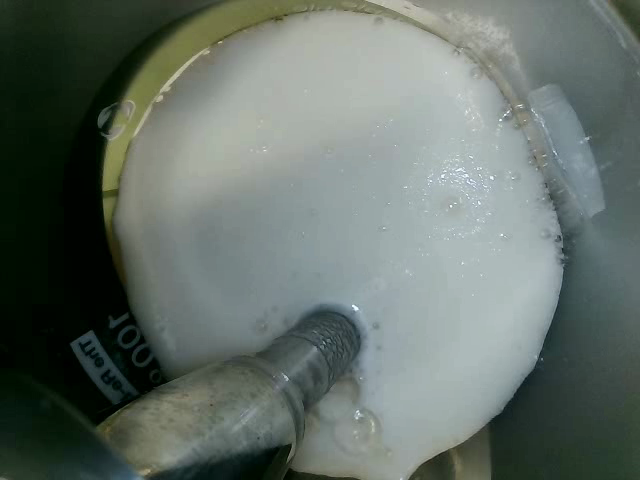
#> input picture images/frame_no_0614.png, 640 x 480 px; its folder holds only this picture in this run
$ python filter_tester.py
#> lines starting #> are read from the running program, lines starting #| are printed output that depends on the picture; after the words box and inside, x2 and y2 are one past the last pixel; in counts of white or black regions, pixels touching at a corner belong together
#> (reads points_to_crop.txt from the repository)
import cv2
import numpy as np
import os

def nothing(x):
    pass

def remove_region(image, points):
    # Aggiungi il punto in basso a sinistra per chiudere il contorno
    height, width = image.shape
#> height = 480; width = 640
    bottom_left = (0, height)  # Punto in basso a sinistra
#> bottom_left = (0, 480)
    points.append(bottom_left)

    # Crea una maschera nera
    mask = np.zeros(image.shape, dtype=np.uint8)

    # Converte i punti in un array NumPy per usarli in un poligono
    points = np.array(points, dtype=np.int32)

    # Riempi il poligono sulla maschera
    cv2.fillPoly(mask, [points], 255)
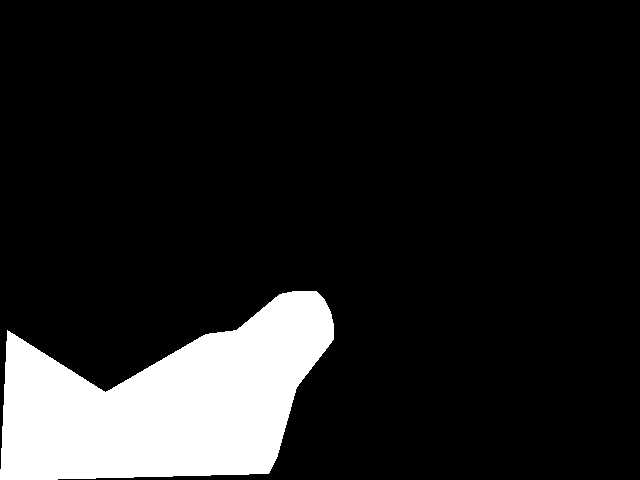
#> mask: shape (480, 640); 12.9% white; 1 white region, box (x1, y1, x2, y2) and area: (0, 291, 334, 480) 39586

    # Rimuovi la regione dell'immagine usando la maschera
    image = cv2.bitwise_and(image, image, mask=~mask)  # Applica la maschera invertita
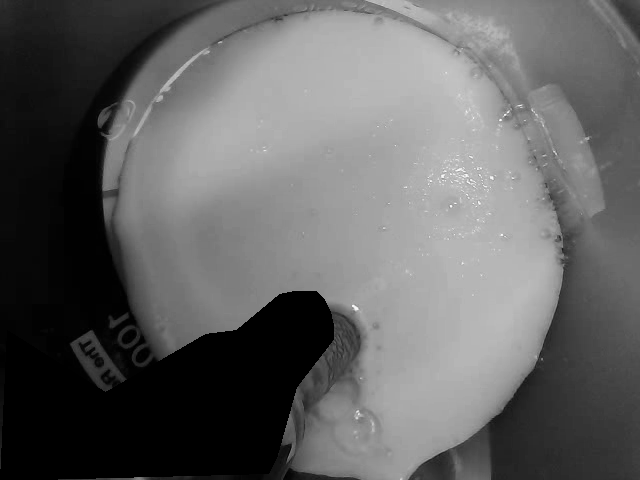
#> image: shape (480, 640); min 0, max 251, mean 98.2
    return image

def segment_multiple_images_with_advanced_filters(folder_path, output_folder, region_to_remove_file):
    # Crea la cartella di output se non esiste
    os.makedirs(output_folder, exist_ok=True)

    # Ottieni tutte le immagini dalla cartella
    supported_formats = ('.jpg', '.png', '.jpeg', '.bmp', '.tiff')
    image_files = [f for f in os.listdir(folder_path) if f.endswith(supported_formats)]

    if not image_files:
        print("Nessuna immagine trovata nella cartella.")
        return

    current_image_index = 0

    # Crea la finestra e i controlli
    cv2.namedWindow('Segmentation')
    cv2.createTrackbar('Bilateral D', 'Segmentation', 9, 50, nothing)  # Bilateral Diameter
    cv2.createTrackbar('Bilateral Sigma', 'Segmentation', 75, 200, nothing)  # Bilateral Sigma Color/Space
    cv2.createTrackbar('Morph Kernel', 'Segmentation', 1, 20, nothing)  # Morph Kernel Size
    cv2.createTrackbar('Gaussian Kernel', 'Segmentation', 1, 50, nothing)
    cv2.createTrackbar('Canny Thresh1', 'Segmentation', 50, 255, nothing)
    cv2.createTrackbar('Canny Thresh2', 'Segmentation', 150, 255, nothing)
    cv2.createTrackbar('Adaptive Threshold', 'Segmentation', 0, 255, nothing)

    # Aggiungi gli slider per luminosità e contrasto
    cv2.createTrackbar('Brightness', 'Segmentation', 50, 100, nothing)  # 0-100 per luminosità
    cv2.createTrackbar('Contrast', 'Segmentation', 50, 100, nothing)  # 0-100 per contrasto

    # Aggiungi gli slider per CLAHE
    cv2.createTrackbar('CLAHE Clip Limit', 'Segmentation', 2, 10, nothing)  # Limite di contrasto
    cv2.createTrackbar('CLAHE Tile Size', 'Segmentation', 8, 20, nothing)  # Dimensione griglia

    # Aggiungi gli slider per i parametri di decisione dei contorni
    cv2.createTrackbar('Min Contour Length', 'Segmentation', 30, 200, nothing)  # Lunghezza minima contorno
    cv2.createTrackbar('Min Ellipse Axis', 'Segmentation', 60, 200, nothing)  # Dimensione minima asse ellisse

    while True:
        # Carica l'immagine corrente
        image_path = os.path.join(folder_path, image_files[current_image_index])
        image = cv2.imread(image_path, cv2.IMREAD_GRAYSCALE)

        # Carica i punti da points.txt
        with open(region_to_remove_file, 'r') as file:
            points = [tuple(map(int, line.strip().split(','))) for line in file]

        # Rimuovi la regione usando i punti
        image = remove_region(image, points)

        # Leggi i valori delle trackbar
        bilateral_d = cv2.getTrackbarPos('Bilateral D', 'Segmentation') or 1
        bilateral_sigma = cv2.getTrackbarPos('Bilateral Sigma', 'Segmentation') or 1
        morph_kernel = cv2.getTrackbarPos('Morph Kernel', 'Segmentation') or 1
        gaussian_ksize = cv2.getTrackbarPos('Gaussian Kernel', 'Segmentation') or 1
        canny_thresh1 = cv2.getTrackbarPos('Canny Thresh1', 'Segmentation')
        canny_thresh2 = cv2.getTrackbarPos('Canny Thresh2', 'Segmentation')
        adaptive_thresh = cv2.getTrackbarPos('Adaptive Threshold', 'Segmentation')

        # Aggiungi luminosità e contrasto
        brightness = cv2.getTrackbarPos('Brightness', 'Segmentation')
        contrast = cv2.getTrackbarPos('Contrast', 'Segmentation')

        # Regola luminosità e contrasto
        image = cv2.convertScaleAbs(image, alpha=contrast/50, beta=brightness-50)

        # Ottieni i parametri CLAHE
        clahe_clip_limit = cv2.getTrackbarPos('CLAHE Clip Limit', 'Segmentation')
        clahe_tile_size = cv2.getTrackbarPos('CLAHE Tile Size', 'Segmentation')

        # Ottieni i parametri per i contorni
        min_contour_length = cv2.getTrackbarPos('Min Contour Length', 'Segmentation')
        min_ellipse_axis = cv2.getTrackbarPos('Min Ellipse Axis', 'Segmentation')

        # Applica CLAHE
        clahe = cv2.createCLAHE(clipLimit=clahe_clip_limit, tileGridSize=(clahe_tile_size, clahe_tile_size))
        enhanced = clahe.apply(image)
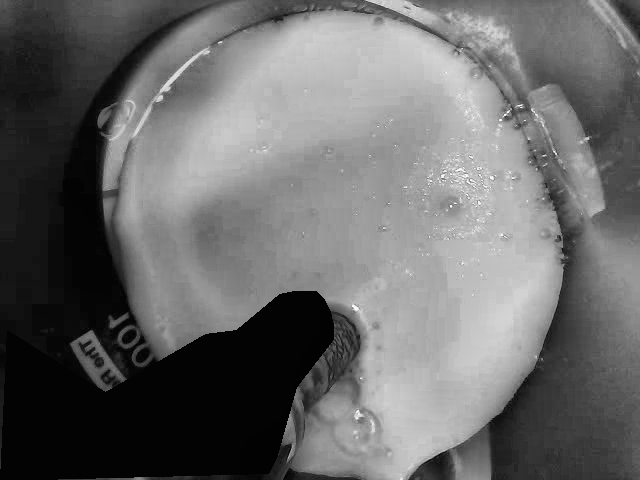
#> enhanced: shape (480, 640); min 1, max 252, mean 105.3

        # Assicurati che i kernel siano dispari
        gaussian_ksize = gaussian_ksize if gaussian_ksize % 2 == 1 else gaussian_ksize + 1
        morph_kernel = morph_kernel if morph_kernel % 2 == 1 else morph_kernel + 1

        # Applica filtro Bilaterale
        bilateral_filtered = cv2.bilateralFilter(enhanced, bilateral_d, bilateral_sigma, bilateral_sigma)

        # Applica operazioni morfologiche (Opening + Closing)
        kernel = cv2.getStructuringElement(cv2.MORPH_ELLIPSE, (morph_kernel, morph_kernel))
        morph_open = cv2.morphologyEx(bilateral_filtered, cv2.MORPH_OPEN, kernel)
        morph_close = cv2.morphologyEx(morph_open, cv2.MORPH_CLOSE, kernel)

        # Applica Gaussian Blur
        blurred = cv2.GaussianBlur(morph_close, (gaussian_ksize, gaussian_ksize), 0)

        # Applica filtro Canny
        edges = cv2.Canny(blurred, canny_thresh1, canny_thresh2)
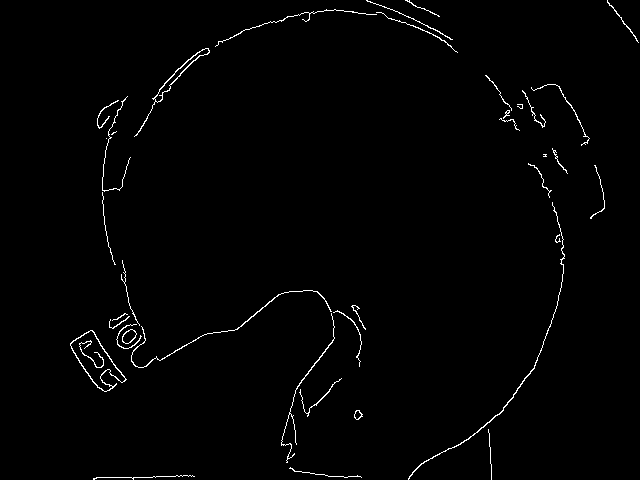
#> edges: shape (480, 640); 1.2% white in thin lines or dots, all inside (x1, y1, x2, y2) = (70, 0, 639, 480)

        # Applica thresholding adattivo
        adaptive = cv2.adaptiveThreshold(
            blurred, 255, cv2.ADAPTIVE_THRESH_GAUSSIAN_C, cv2.THRESH_BINARY, 11, adaptive_thresh
        )
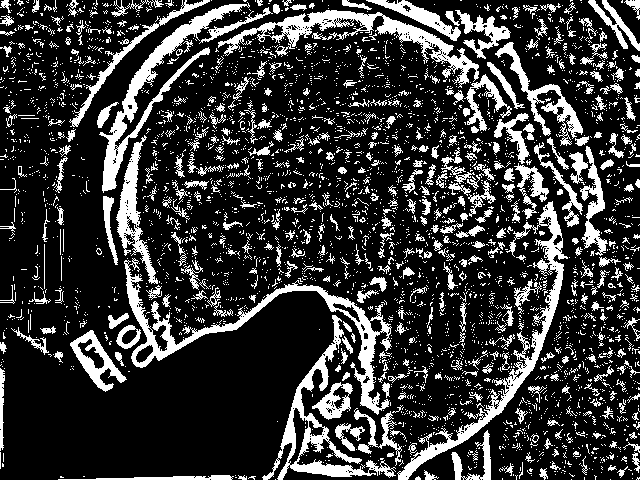
#> adaptive: shape (480, 640); 21.4% white; 3625 white regions (3189 under 20 px)

        # Rileva contorni
        contours, _ = cv2.findContours(adaptive, cv2.RETR_EXTERNAL, cv2.CHAIN_APPROX_SIMPLE)
#> contours = 3619 contours, 3388 with area under 20; largest, box (x1, y1, x2, y2) and area: (124, 258, 392, 415) 4532, (397, 201, 568, 480) 3835, (218, 10, 479, 88) 3618, (262, 315, 396, 480) 3359, (99, 2, 250, 193) 3318
        image_with_contours = cv2.cvtColor(blurred, cv2.COLOR_GRAY2BGR)  # Converti in BGR per colorare i contorni

        # Filtra i contorni per trovare ellissi o cerchi (grandi)
        for contour in contours:
            if len(contour) >= 5:  # Solo i contorni con abbastanza punti per trovare un'ellisse
                ellipse = cv2.fitEllipse(contour)
                (center, axes, angle) = ellipse

                # Ignora ellissi troppo piccole
                if axes[0] > min_ellipse_axis and axes[1] > min_ellipse_axis:  # Modifica la dimensione minima degli assi
                    cv2.ellipse(image_with_contours, ellipse, (0, 255, 0), 2)
#> this loop made 3619 passes
#> (center, axes, angle) on passes 6, 9, 10, 12, 13, 15, 16, 18, 22, 30, 31, 32: ((637.7, 478), (2.06, 4.32), 35.97), ((417.5, 478.8), (4.64, 5.89), 44.41), ((255.4, 472.6), (8.1, 10.46), 0), ((61.68, 476.5), (1, 23.82), 89.96), ((595, 475.5), (0.049, 0.0792), 148.3), ((515.4, 476.8), (0.599, 1.08), 0), ((242.3, 477), (4.39, 8.75), 98.16), ((153.4, 478.5), (5.07, 157.6), 89.04), ((573, 478), (3.69, 4.76), 0), ((563.5, 470.5), (1.12, 3.2), 80.52), ((528, 471.9), (1.36, 2.8), 0), ((429.8, 475.4), (8.51, 13.15), 109.6)
#> ellipse on pass 200: ((545.3, 432.2), (7.45e-18, 0.707), 0)
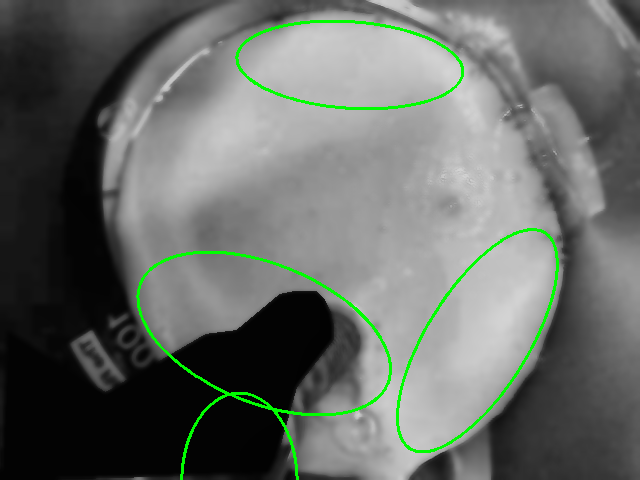
#> image_with_contours: shape (480, 640, 3); mean B, G, R 102.6, 107.5, 102.6

        image_rgb = cv2.cvtColor(image, cv2.COLOR_GRAY2BGR)
        bilateral_filtered = cv2.cvtColor(bilateral_filtered, cv2.COLOR_GRAY2BGR)
        edges = cv2.cvtColor(edges, cv2.COLOR_GRAY2BGR)
        adaptive = cv2.cvtColor(adaptive, cv2.COLOR_GRAY2BGR)
#> adaptive: shape (480, 640, 3); 21.4% white; 3625 white regions (3189 under 20 px), largest, box (x1, y1, x2, y2) and area: (124, 258, 392, 415) 4710, (397, 201, 568, 480) 4251, (218, 10, 479, 88) 3804

        # Combina i risultati
        combined = np.hstack((image_rgb, bilateral_filtered, edges, adaptive, image_with_contours))
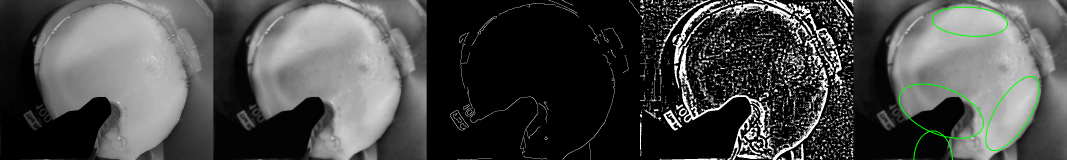
#> combined: shape (480, 3200, 3) (shown at 1/3 size); mean B, G, R 72.7, 73.7, 72.7

        # Mostra i risultati
        cv2.imshow('Segmentation', combined)

        key = cv2.waitKey(1) & 0xFF
#> (key Esc is pressed here)
        if key == 27:  # Esci con ESC
            break
        elif key == ord('n'):  # Passa all'immagine successiva
            current_image_index = (current_image_index + 1) % len(image_files)
        elif key == ord('p'):  # Torna all'immagine precedente
            current_image_index = (current_image_index - 1) % len(image_files)
        elif key == ord('s'):  # Salva l'elaborazione corrente
            # Genera il nome del file
            base_name = os.path.splitext(image_files[current_image_index])[0]
            output_image_file = os.path.join(output_folder, f"{base_name}_processed.png")
            output_settings_file = os.path.join(output_folder, f"{base_name}_settings.txt")

            # Salva l'immagine elaborata
            cv2.imwrite(output_image_file, combined)

            # Salva i parametri in un file di testo
            with open(output_settings_file, 'w') as f:
                f.write(f"Bilateral D: {bilateral_d}\n")
                f.write(f"Bilateral Sigma: {bilateral_sigma}\n")
                f.write(f"Morph Kernel: {morph_kernel}\n")
                f.write(f"Gaussian Kernel: {gaussian_ksize}\n")
                f.write(f"Canny Thresh1: {canny_thresh1}\n")
                f.write(f"Canny Thresh2: {canny_thresh2}\n")
                f.write(f"Adaptive Threshold: {adaptive_thresh}\n")
                f.write(f"Brightness: {brightness}\n")
                f.write(f"Contrast: {contrast}\n")
                f.write(f"CLAHE Clip Limit: {clahe_clip_limit}\n")
                f.write(f"CLAHE Tile Size: {clahe_tile_size}\n")
                f.write(f"Min Contour Length: {min_contour_length}\n")
                f.write(f"Min Ellipse Axis: {min_ellipse_axis}\n")

            print(f"Immagine salvata: {output_image_file}")
            print(f"Parametri salvati: {output_settings_file}")

    cv2.destroyAllWindows()

# Esegui lo script specificando il percorso della cartella delle immagini e della cartella di output
# La regione da rimuovere è specificata nel file "points.txt"
region_to_remove_file = 'points_to_crop.txt'
segment_multiple_images_with_advanced_filters('images', 'filtered_output', region_to_remove_file)
